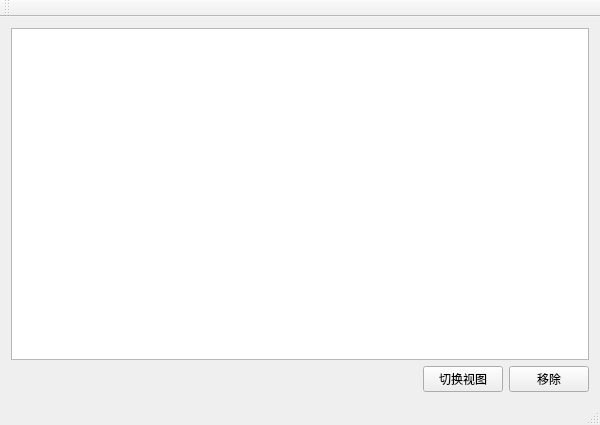
<?xml version="1.0" encoding="UTF-8"?>
<ui version="4.0">
 <class>TTest12_1AClass</class>
 <widget class="QMainWindow" name="TTest12_1AClass">
  <property name="geometry">
   <rect>
    <x>0</x>
    <y>0</y>
    <width>600</width>
    <height>425</height>
   </rect>
  </property>
  <property name="windowTitle">
   <string>TTest12_1A</string>
  </property>
  <widget class="QWidget" name="centralWidget">
   <layout class="QVBoxLayout" name="verticalLayout">
    <item>
     <widget class="QListWidget" name="listWidget"/>
    </item>
    <item>
     <layout class="QHBoxLayout" name="horizontalLayout">
      <item>
       <spacer name="horizontalSpacer">
        <property name="orientation">
         <enum>Qt::Horizontal</enum>
        </property>
        <property name="sizeHint" stdset="0">
         <size>
          <width>358</width>
          <height>20</height>
         </size>
        </property>
       </spacer>
      </item>
      <item>
       <widget class="QPushButton" name="btnChange">
        <property name="text">
         <string>切换视图</string>
        </property>
       </widget>
      </item>
      <item>
       <widget class="QPushButton" name="btnRemove">
        <property name="text">
         <string>移除</string>
        </property>
       </widget>
      </item>
     </layout>
    </item>
   </layout>
  </widget>
  <widget class="QMenuBar" name="menuBar">
   <property name="geometry">
    <rect>
     <x>0</x>
     <y>0</y>
     <width>600</width>
     <height>23</height>
    </rect>
   </property>
  </widget>
  <widget class="QToolBar" name="mainToolBar">
   <attribute name="toolBarArea">
    <enum>TopToolBarArea</enum>
   </attribute>
   <attribute name="toolBarBreak">
    <bool>false</bool>
   </attribute>
  </widget>
  <widget class="QStatusBar" name="statusBar"/>
 </widget>
 <layoutdefault spacing="6" margin="11"/>
 <resources>
  <include location="TTest12_1A.qrc"/>
 </resources>
 <connections/>
</ui>
